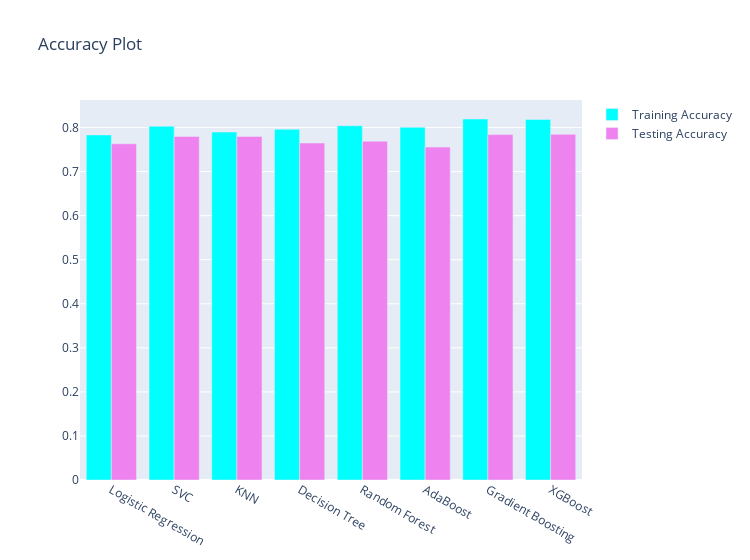

The notebook cell saved with this chart:
### Code cell
x = ['Logistic Regression','SVC', 'KNN', 'Decision Tree','Random Forest','AdaBoost','Gradient Boosting','XGBoost']
y1 = [lr_train_acc, svc_train_acc, knn_train_acc, dt_train_acc, rf_train_acc, adb_train_acc, gdb_train_acc, xgb_train_acc]
y2 = [lr_test_acc, svc_test_acc, knn_test_acc, dt_test_acc, rf_test_acc, adb_test_acc, gdb_test_acc, xgb_test_acc]

trace1 = go.Bar(x = x, y = y1, name = 'Training Accuracy', marker = dict(color = 'cyan'))
trace2 = go.Bar(x = x, y = y2, name = 'Testing Accuracy', marker = dict(color = 'violet'))
data = [trace1,trace2]
layout = go.Layout(title = 'Accuracy Plot', width = 750)
fig = go.Figure(data = data, layout = layout)
py.iplot(fig)

### Figure 1 — Plotly figure (JSON) as saved in the notebook; plotly's stock layout.template omitted (floating-point values rounded to 4 significant figures)
{"data": [{"marker": {"color": "cyan"}, "name": "Training Accuracy", "x": ["Logistic Regression", "SVC", "KNN", "Decision Tree", "Random Forest", "AdaBoost", "Gradient Boosting", "XGBoost"], "y": [0.7833, 0.8029, 0.7897, 0.7961, 0.804, 0.8004, 0.8194, 0.8183], "type": "bar"}, {"marker": {"color": "violet"}, "name": "Testing Accuracy", "x": ["Logistic Regression", "SVC", "KNN", "Decision Tree", "Random Forest", "AdaBoost", "Gradient Boosting", "XGBoost"], "y": [0.7631, 0.7798, 0.7798, 0.7648, 0.769, 0.7556, 0.784, 0.7848], "type": "bar"}], "layout": {"title": {"text": "Accuracy Plot"}, "width": 750}}
